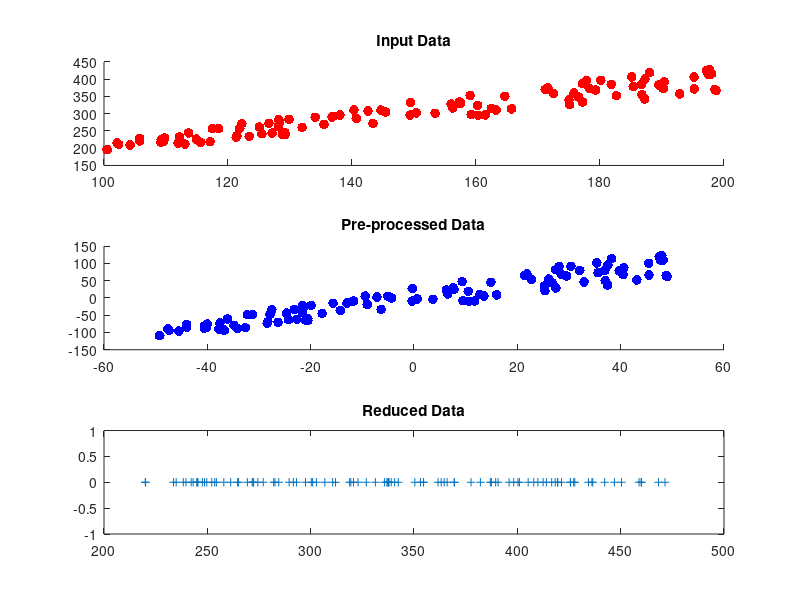

Write the MATLAB code that produced this figure.
% Valentin Larrieu
%PCA

% data generation
% we are going to generate data following a 2D linear model: y = ax+b
% we have decided to use a=2 and b=5
% we will use a noise "r" in [-10% ; +10%]
I = 100;
x = 100+(rand(I,1))*100; % x between 100 and 200
y = zeros(I,1);
a = 2;
b = 5;

for i=1:I
  r = (rand - 0.5)/5; % r in [-0.1;+0,1]
  y(i) = (a*x(i)+b) * (1+r);
end
data = [x y];

%scatter(data(:,1),data(:,2),50,[1 0 0]);
%hold on;
figure
ax1 = subplot(3,1,1);
scatter(ax1,data(:,1),data(:,2),50,[1 0 0],'filled');
title(ax1,'Input Data')

% Pre-processing
mu = mean(data);
for i=1:I
  data(i,:) = data(i,:) - mu;
end
%scatter(data(:,1),data(:,2),50,[0 0 1]);
ax2 = subplot(3,1,2);
scatter(ax2,data(:,1),data(:,2),50,[0 0 1],'filled');
title(ax2,'Pre-processed Data')

%compute sigma
sigma = cov(data);

% compute eigenvectors of sigma
[U S V] = eig(sigma); % EIG and not SVD because we want eigenvectors and not singular vectors !

% build vector "u" using the K most significant eigenvectors of sigma
u = U(:,2) % most important is the last one with eig
% u is the main axis

% project pre-processed data onto U
output = zeros(I,1);
for i=1:I
  output(i) = data(i,:) * u;
end

% post-processing
newMu = mu * u;
for i=1:I
  output(i) = output(i) + newMu;
end

ax3 = subplot(3,1,3);
%scatter(ax3,output(:,1),zeros(I,1),50,[0 0 1],'filled','+');
plot(ax3,output(:,1),zeros(I,1),'+');
title(ax3,'Reduced Data')

%we can see that the "order" of the values is conserved after PCA (good!)
%[minValueInput,index] = min(data(:,2))
%[maxValueInput,indexx] = max(data(:,2))
%[minValueOutput,indexxx] = min(output)
%[maxValueOutput,indexxxx] = max(output)

stats_output = [ min(output) mean(output) max(output) ]

%output

% TESTING with new data:
x_test1 = [150 305];
x_reduced1 = x_test1 * u % should be predicted around the mean of the reduced dataset 

x_test2 = [200 405];
x_reduced2 = x_test2 * u % should be predicted around the max of the reduced dataset
% note: when we say "around" it's because of the noise in the initial dataset
% which caused the dataset not to be exactly between x = 100 and x = 200


